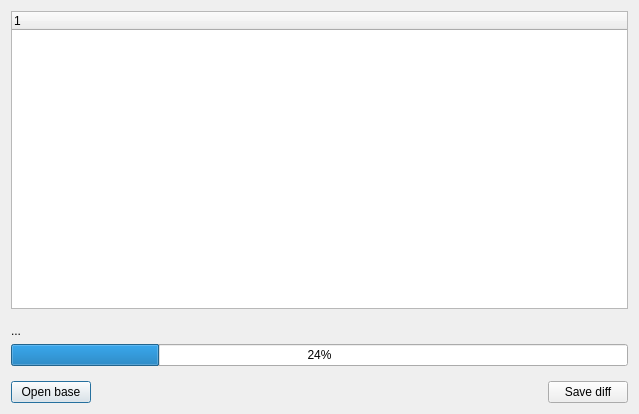
<?xml version="1.0" encoding="UTF-8"?>
<ui version="4.0">
 <class>Dialog</class>
 <widget class="QDialog" name="Dialog">
  <property name="geometry">
   <rect>
    <x>0</x>
    <y>0</y>
    <width>639</width>
    <height>414</height>
   </rect>
  </property>
  <property name="windowTitle">
   <string>Grid Diff</string>
  </property>
  <layout class="QVBoxLayout" name="verticalLayout">
   <item>
    <widget class="QTreeWidget" name="treeWidget">
     <column>
      <property name="text">
       <string notr="true">1</string>
      </property>
     </column>
    </widget>
   </item>
   <item>
    <widget class="QFrame" name="progressFrame">
     <property name="frameShape">
      <enum>QFrame::Shape::NoFrame</enum>
     </property>
     <property name="frameShadow">
      <enum>QFrame::Shadow::Raised</enum>
     </property>
     <layout class="QVBoxLayout" name="verticalLayout_2">
      <property name="leftMargin">
       <number>0</number>
      </property>
      <property name="rightMargin">
       <number>0</number>
      </property>
      <item>
       <widget class="QLabel" name="progressLabel">
        <property name="text">
         <string>...</string>
        </property>
       </widget>
      </item>
      <item>
       <widget class="QProgressBar" name="progressBar">
        <property name="value">
         <number>24</number>
        </property>
       </widget>
      </item>
     </layout>
    </widget>
   </item>
   <item>
    <widget class="QFrame" name="frame">
     <property name="frameShape">
      <enum>QFrame::Shape::NoFrame</enum>
     </property>
     <property name="frameShadow">
      <enum>QFrame::Shadow::Raised</enum>
     </property>
     <layout class="QHBoxLayout" name="horizontalLayout">
      <property name="leftMargin">
       <number>0</number>
      </property>
      <property name="topMargin">
       <number>0</number>
      </property>
      <property name="rightMargin">
       <number>0</number>
      </property>
      <property name="bottomMargin">
       <number>0</number>
      </property>
      <item>
       <widget class="QPushButton" name="addButton">
        <property name="toolTip">
         <string>Open the base circuit to compare with</string>
        </property>
        <property name="text">
         <string>Open base</string>
        </property>
       </widget>
      </item>
      <item>
       <spacer name="horizontalSpacer">
        <property name="orientation">
         <enum>Qt::Orientation::Horizontal</enum>
        </property>
        <property name="sizeHint" stdset="0">
         <size>
          <width>450</width>
          <height>20</height>
         </size>
        </property>
       </spacer>
      </item>
      <item>
       <widget class="QPushButton" name="acceptButton">
        <property name="toolTip">
         <string>Save the differentiated grid</string>
        </property>
        <property name="text">
         <string>Save diff</string>
        </property>
       </widget>
      </item>
     </layout>
    </widget>
   </item>
  </layout>
 </widget>
 <resources/>
 <connections/>
</ui>
